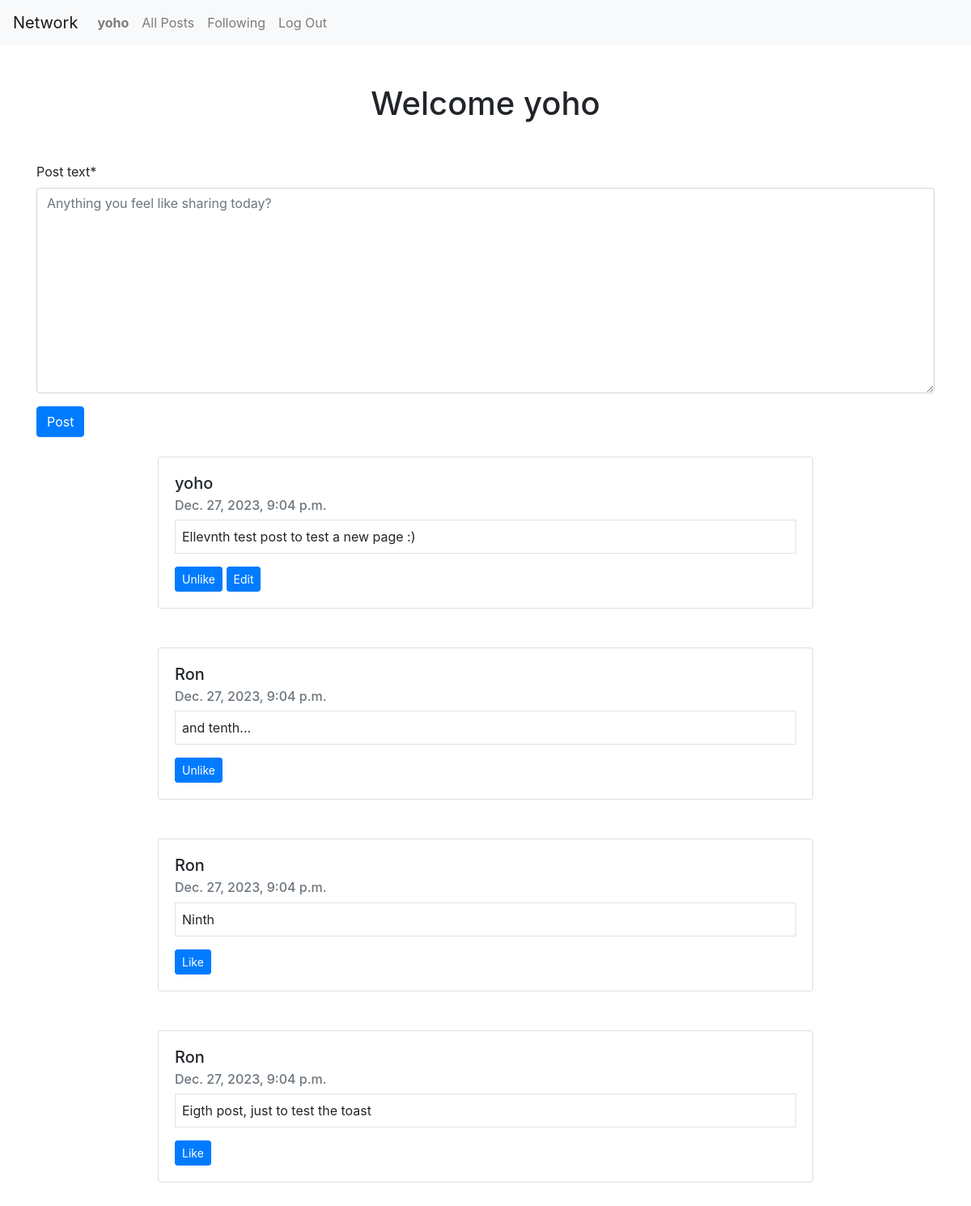
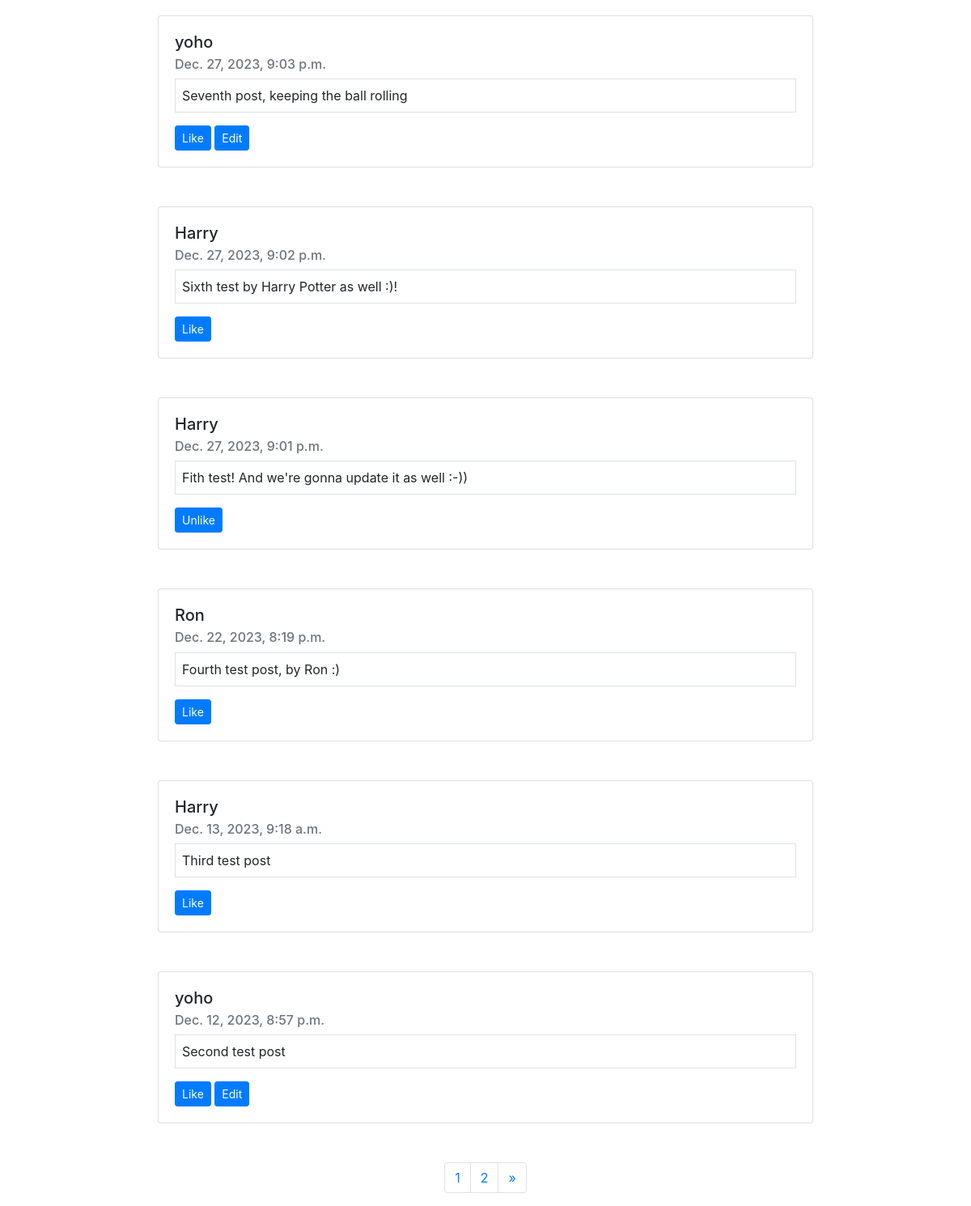
Page / (signed in) on the earlier database version (2 pictures, top to bottom).
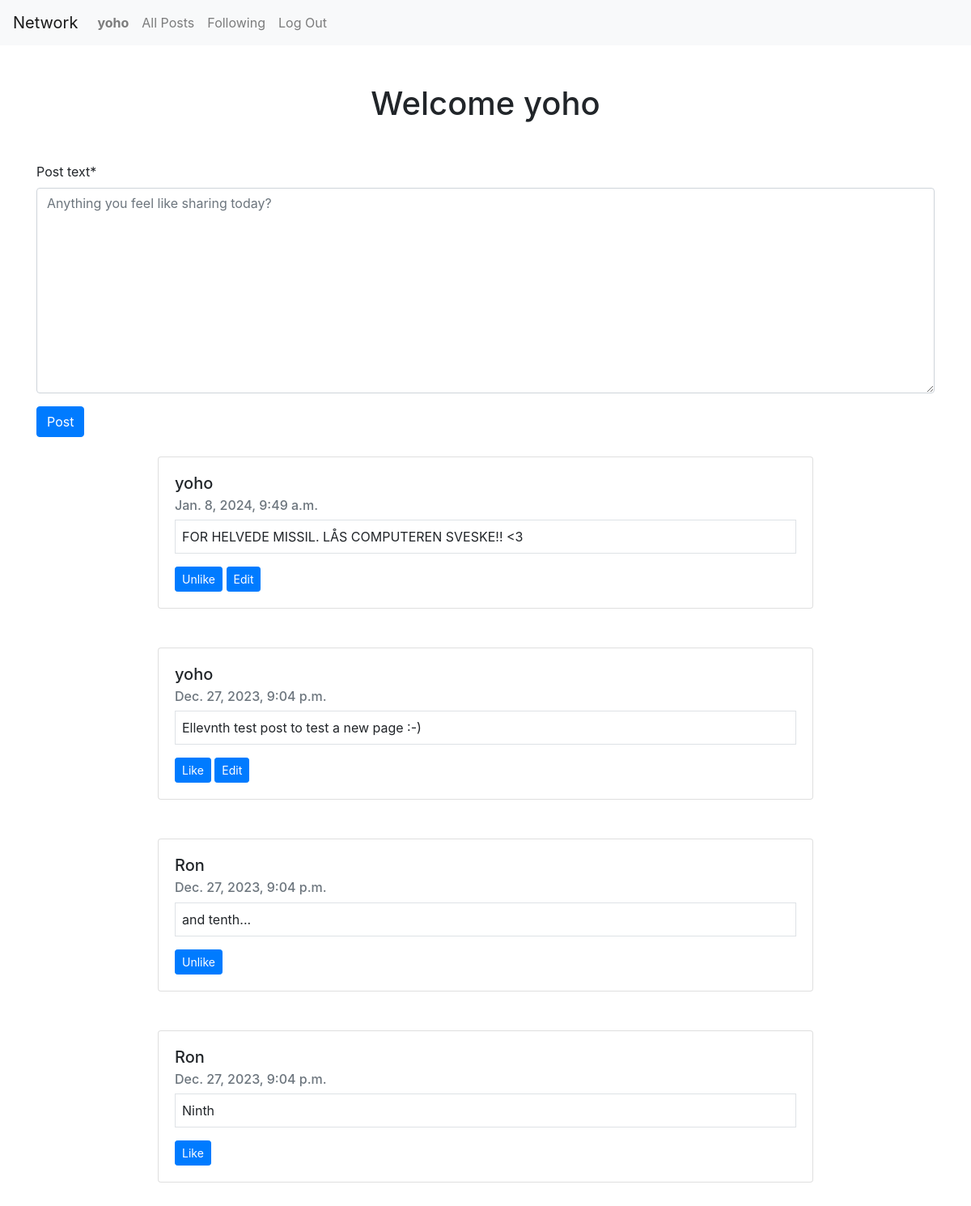
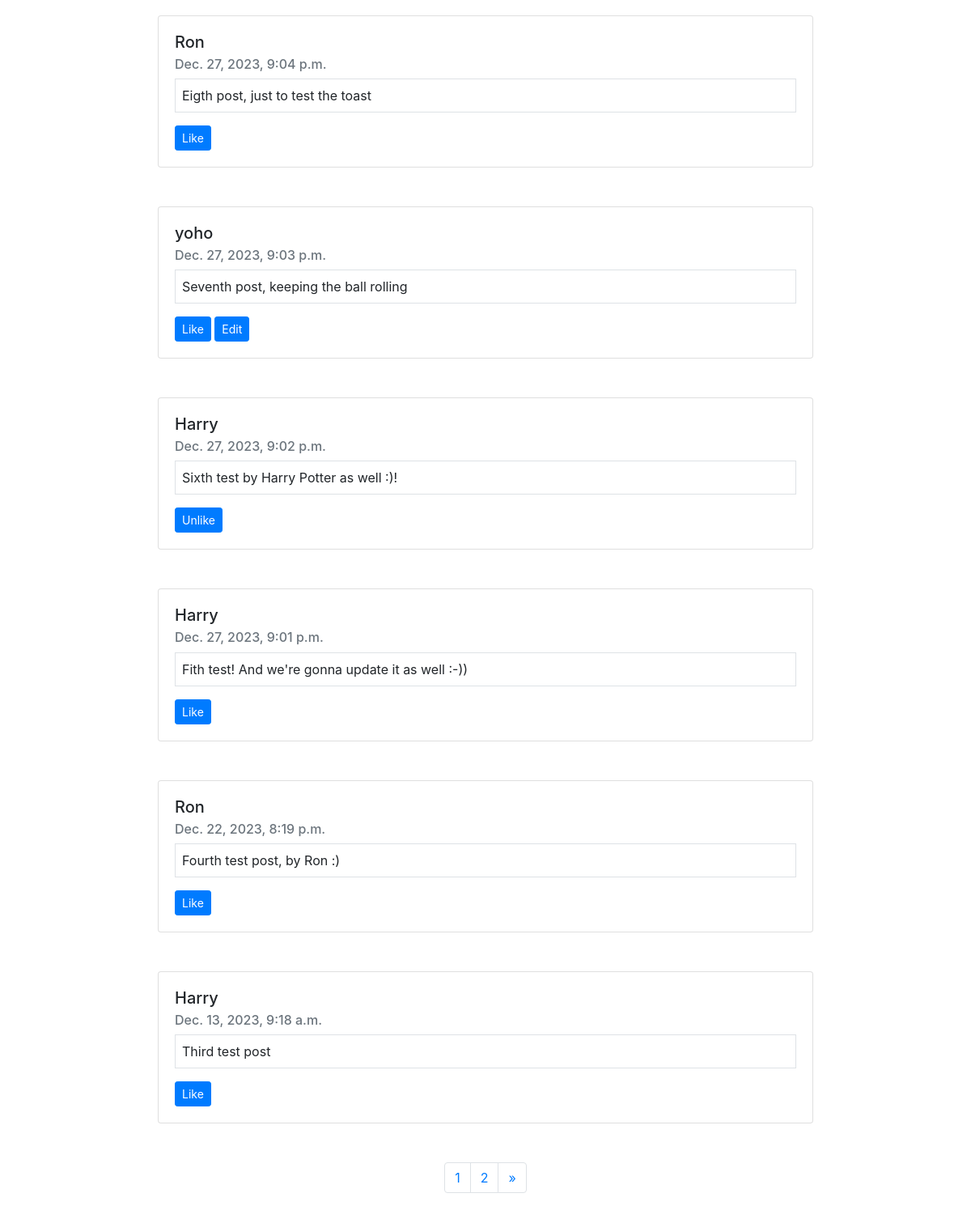
Same page on the later database version (2 pictures, top to bottom).
### network/models.py (models this page shows, shortened)
class User(AbstractUser):
    pass

class NewPost(models.Model):
    user = models.ForeignKey(User, on_delete=models.CASCADE, related_name="new_posts")
    post_text = models.TextField(max_length=250)
    date = models.DateTimeField(auto_now_add=True)

### network/views.py (the view)
# urls.py: path("", views.index, name="index"),
def index(request):
    if request.method == "POST":
        f = NewPostForm(request.POST)
        if f.is_valid():
            instance = f.save(commit=False)
            instance.user = request.user
            instance.save()
        return HttpResponseRedirect(reverse("index"))
    else:
        all_posts = NewPost.objects.order_by("-date")
        f = NewPostForm()
        profile = Profile.objects.get(id=request.user.id)
        paginator = Paginator(all_posts, 10)
        page_number = request.GET.get("page")
        page_obj = paginator.get_page(page_number)
        return render(request, "network/index.html", {
            "NewPostForm": f,
            "page_obj": page_obj,
            "num_pages": range(paginator.num_pages),
            "profile": profile
        })

### network/forms.py (shortened to what this page needs)
class NewPostForm(ModelForm):
    class Meta:
        model = NewPost
        fields = ["post_text"]
        widgets = {
            "post_text": forms.Textarea(attrs={'placeholder': 'Anything you feel like sharing today?'})
        }

### network/templates/network/index.html (shortened to what this page needs)
{% extends "network/layout.html" %}
{% load crispy_forms_tags %}
{% load static %}
{% block body %}
    <div class="container">
    {% if user.is_authenticated %}
        <h1 class="my-5 text-center">Welcome {{ user.username }}</h1>
        <form action="{% url 'index' %}" method="post">
            <div class="form-group">
                {% crispy NewPostForm %}
                <input type="submit" value="Post" class="btn btn-primary mb-2">
            </div>
        </form>
        <div class="container">
            {% for post in page_obj %}
                <div class="card mx-auto w-75 mb-5" style="width: 18rem;">
                    <div class="card-body posts" id="post-{{ post.id }}">
                        <h5 class="card-title"><a href="{% url 'profile' post.user %}" class="text-reset text-decoration-none">{{ post.user }}</a></h5>
                        <h6 class="card-subtitle mb-2 text-muted">{{ post.date }}</h6>
                        <p class="card-text border p-2" id="post-text">{{ post.post_text }}</p>
                        {% if profile in post.liked_by.all %}
                            <button type="button" class="btn btn-primary btn-sm" id="like">Unlike</button>
                        {% else %}
                            <button type="button" class="btn btn-primary btn-sm" id="like">Like</button>
                        {% endif %}
                        {% if post.user == user %}
                            <button type="button" class="edit btn btn-primary btn-sm" id="edit">Edit</button>
                        {% endif %}
                    </div>
                </div>
            {% endfor %}
        </div>
        <nav aria-label="Page navigation example">
            <ul class="pagination justify-content-center">
                {% for page in num_pages %}
                    <li class="page-item"><a class="page-link" href="?page={{ page|add:'1' }}">{{ page|add:"1" }}</a></li>
                {% endfor %}
                {% if page_obj.has_next %}
                    <li class="page-item">
                        <a href="?page={{ page_obj.next_page_number }}" class="page-link" aria-label="Next">
                            <span aria-hidden="true">&raquo;</span>
                        </a>
                    </li>
                {% endif %}
            </ul>
        </nav>
    {% endif %}
    </div>
{% endblock %}

### network/templates/network/layout.html (shortened to what this page needs)
{% load static %}
<!DOCTYPE html>
<html lang="en">
    <head>
        <link rel="stylesheet" href="https://stackpath.bootstrapcdn.com/bootstrap/4.4.1/css/bootstrap.min.css">
        <link href="{% static 'network/styles.css' %}" rel="stylesheet">
    </head>
    <body>
        <nav class="navbar navbar-expand-lg navbar-light bg-light">
            <a class="navbar-brand" href="#">Network</a>
            <div>
              <ul class="navbar-nav mr-auto">
                {% if user.is_authenticated %}
                    <li class="nav-item">
                        <a class="nav-link" href="{% url 'profile' user.username %}"><strong>{{ user.username }}</strong></a>
                    </li>
                {% endif %}
                <li class="nav-item">
                  <a class="nav-link" href="{% url 'index' %}">All Posts</a>
                </li>
                {% if user.is_authenticated %}
                    <li class="nav-item">
                        <a class="nav-link" href="{% url 'following' %}">Following</a>
                    </li>
                    <li class="nav-item">
                        <a class="nav-link" href="{% url 'logout' %}">Log Out</a>
                    </li>
                {% endif %}
              </ul>
            </div>
          </nav>
        <div class="body">
            {% block body %}
            {% endblock %}
        </div>
    </body>
</html>

Differences in the rows shown:
no longer on this page (row unchanged): NewPost: user "yoho", date "Dec. 12, 2023, 8:57 p.m.", post_text "Second test post", shows "Like", shows "Edit"
added NewPost: user "yoho", date "Jan. 8, 2024, 9:49 a.m.", post_text "FOR HELVEDE MISSIL. LÅS COMPUTEREN SVESKE!! <3", shows "Unlike", shows "Edit"
changed NewPost: post_text "Ellevnth test post to test a new page :)" → "Ellevnth test post to test a new page :-)"; text "Unlike" → "Like"
computed for NewPost "Dec. 27, 2023, 9:02 p.m.": text "Like" → "Unlike"
computed for NewPost "Dec. 27, 2023, 9:01 p.m.": text "Unlike" → "Like"
